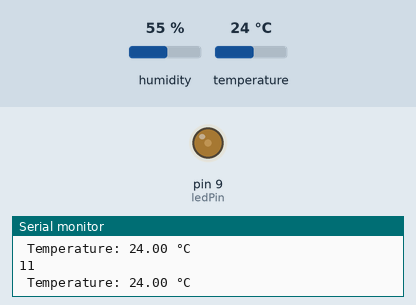
The sketch below on a simulated Arduino Uno, built with avr-gcc and run on an emulated ATmega328P. Parts: output pins drawn as LEDs (lit = HIGH), the last lines printed to the serial monitor. The test bench sets the inputs (shaded band); at power-on: temperature 24 °C, humidity 55 %.

Above: at 6.4 s.
6.5 s: temperature set to 12 °C
At 7.07 s:
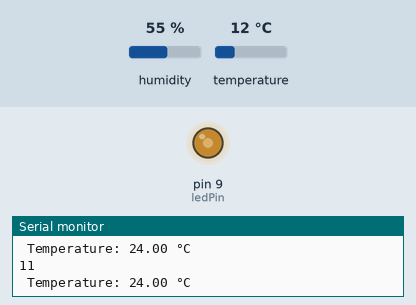
12.8 s: temperature set to 19 °C
At 14.25 s:
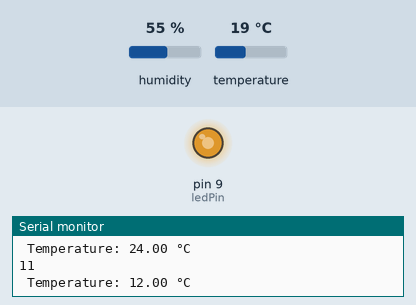
Timing chart, 0 to 25.1 s (numbered marks = the images above; inputs shaded):
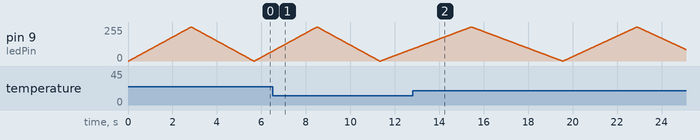

The sketch:

LED.ino
```cpp
#include <DHT.h>

#define DHTPIN 2
#define DHTTYPE DHT11
DHT dht(DHTPIN, DHTTYPE);

int ledPin = 9;

void setup() {
  pinMode(ledPin, OUTPUT);
  dht.begin();
  Serial.begin(9600);
}

void loop() {
  float temperature = dht.readTemperature();

  if (isnan(temperature)) {
    Serial.println("Failed to read from DHT sensor!");
    return;
  }

  Serial.print(" Temperature: ");
  Serial.print(temperature);
  Serial.println(" °C");

  int delayTime = map(temperature, 0, 50, 20, 1);
  for (int a = 0; a <= 255; a++) {
    analogWrite(ledPin, a);
    delay(delayTime);
  }
  for (int a = 255; a >= 0; a--) {
    analogWrite(ledPin, a);
    delay(delayTime);
  }
  Serial.println(delayTime);
}
```
